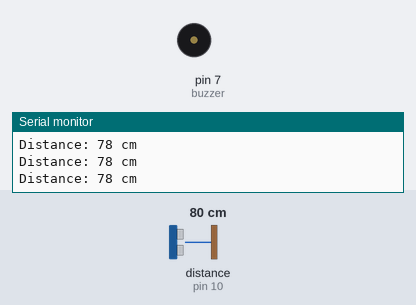
A sketch run on a simulated Arduino Uno, built with avr-gcc and run on an emulated ATmega328P. Parts: buzzer (waves = sounding, pin HIGH), the last lines printed to the serial monitor. Wiring (inferred from the names in the program): ultrasonic range finder: trigger pin 9; echo pin 10. Inputs (shaded band) come from the test bench; at power-on: distance to the obstacle (sensor on pin 10) 80 cm. The echo pulse lasts 58.3 µs per cm; pins used as bus, display or sensor lines are not drawn.

Above: at 1.2 s.
1.3 s: distance to the obstacle (sensor on pin 10) set to 54 cm
2.8 s: distance to the obstacle (sensor on pin 10) set to 45 cm
At 3.02 s:
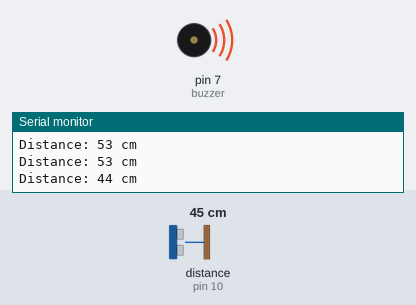
5.8 s: distance to the obstacle (sensor on pin 10) set to 60 cm
At 6.8 s:
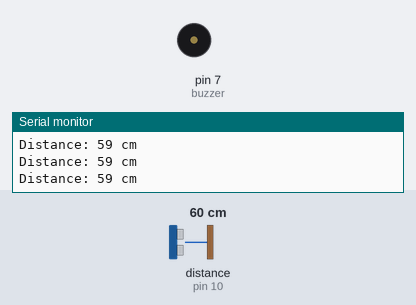
7.3 s: distance to the obstacle (sensor on pin 10) set to 35 cm
At 7.59 s:
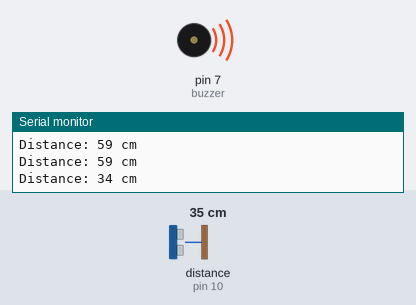
Timing chart, 0 to 11.3 s (numbered marks = the images above; inputs shaded):
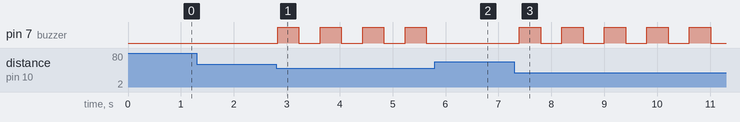

The sketch:

code.ino
```cpp
#define trigPin 9
#define echoPin 10
#define buzzer 7

long duration;
int distance;

void setup() {
  pinMode(trigPin, OUTPUT);
  pinMode(echoPin, INPUT);
  pinMode(buzzer, OUTPUT);

  Serial.begin(9600);
}

void loop() {
  // Send ultrasonic pulse
  digitalWrite(trigPin, LOW);
  delayMicroseconds(2);

  digitalWrite(trigPin, HIGH);
  delayMicroseconds(10);
  digitalWrite(trigPin, LOW);

  // Read echo time
  duration = pulseIn(echoPin, HIGH);

  // Calculate distance in cm
  distance = duration * 0.034 / 2;

  Serial.print("Distance: ");
  Serial.print(distance);
  Serial.println(" cm");

  // ---------- Alert Logic ----------
  if (distance > 0 && distance < 20) {
    // Very close = fast beep
    digitalWrite(buzzer, HIGH);
    delay(100);
    digitalWrite(buzzer, LOW);
    delay(100);
  }
  else if (distance >= 20 && distance < 50) {
    // Medium distance = slow beep
    digitalWrite(buzzer, HIGH);
    delay(400);
    digitalWrite(buzzer, LOW);
    delay(400);
  }
  else {
    // Safe distance = silent
    digitalWrite(buzzer, LOW);
    delay(100);
  }
}
```

Measured:
- the behaviour switches between 51 and 50 cm on distance to the obstacle (sensor on pin 10) (found by bisection; images 0 and 1)
- after the input at 2.8 s, pin 7 (buzzer): alternates HIGH for 0.40 s and LOW for 0.40 s, starting at once
- after the input at 5.8 s, pin 7 (buzzer): stops changing and stays LOW
- after the input at 7.3 s, pin 7 (buzzer): alternates HIGH for 0.40 s and LOW for 0.40 s, starting after 0.10 s
